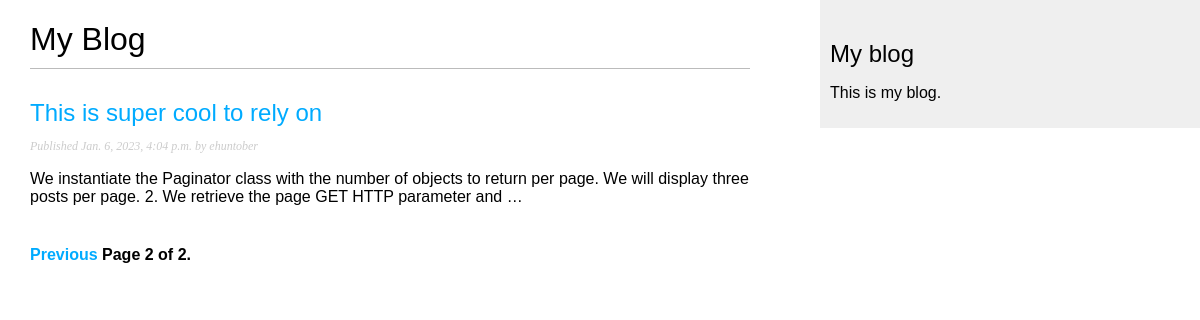
Screenshot of /blog/?page=2 with the database file from the repository.
### blog/models.py (models this page shows, shortened)
class Post(models.Model):
    class Status(models.TextChoices):
        DRAFT = 'DF', 'Draft'
        PUBLISHED = 'PB', 'Published'
    title = models.CharField(max_length=250)
    slug = models.SlugField(max_length=250, unique_for_date='publish')
    author = models.ForeignKey(User,
                            on_delete=models.CASCADE,
                            related_name='blog_posts')
    body = models.TextField()
    publish = models.DateTimeField(default=timezone.now)
    created = models.DateTimeField(auto_now_add=True)
    updated = models.DateTimeField(auto_now=True)
    status = models.CharField(max_length=2,
                              choices=Status.choices,
                              default=Status.DRAFT)
    objects = models.Manager()
    published = PublishedManager()
    class Meta:
        ordering = ['-publish']
        indexes = [
            models.Index(fields=['-publish']),
        ]
    def get_absolute_url(self):
        return reverse('blog:post_detail',
                    args=[self.publish.year,
                          self.publish.month,
                          self.publish.day,
                          self.slug])

### blog/views.py (the view)
# urls.py: path('', views.PostListView.as_view(), name='post_list'),
class PostListView(ListView):
    queryset = Post.published.all()
    context_object_name = 'posts'
    paginate_by = 3
    template_name = 'blog/post/list.html'

### blog/templates/blog/post/list.html (shortened to what this page needs)
{% extends "blog/base.html" %}
{% block content %}
 <h1>My Blog</h1>
 {% for post in posts %}
 <h2>
    <a href="{{ post.get_absolute_url }}">
    {{ post.title }}
 </a>
 </h2>
 <p class="date">
 Published {{ post.publish }} by {{ post.author }}
 </p>
 {{ post.body|truncatewords:30|linebreaks }}
 {% endfor %}
 {% include "pagination.html" with page=page_obj %}
 {% endblock %}

### static/css/blog.css (style rules this page uses)
body { margin:0; padding:0; font-family:helvetica, sans-serif; }
a { color:#00abff; text-decoration:none; }
h1 { font-weight:normal; border-bottom:1px solid #bbb; padding:0 0 10px 0; }
h2 { font-weight:normal; margin:30px 0 0; }
p.date { color:#ccc; font-family: georgia, serif; font-size: 12px; font-style: italic; }

### blog/templates/blog/base.html (style rules this page uses)
body { margin:0; padding:0; font-family:helvetica, sans-serif; }
a { color:#00abff; text-decoration:none; }
h1 { font-weight:normal; border-bottom:1px solid #bbb; padding:0 0 10px 0; }
h2 { font-weight:normal; margin:30px 0 0; }
p.date { color:#ccc; font-family: georgia, serif; font-size: 12px; font-style: italic; }

### rows the page displays
Post: title "This is super cool to rely on", publish "Jan. 6, 2023, 4:04 p.m.", author "ehuntober", body "We instantiate the Paginator class with the number of objects to return per page. We will display three posts per page. 2. We retrieve the page GET HTTP parameter and …"

### other values shown
{{ page.number }} "2"
{{ page.paginator.num_pages }} "2"
